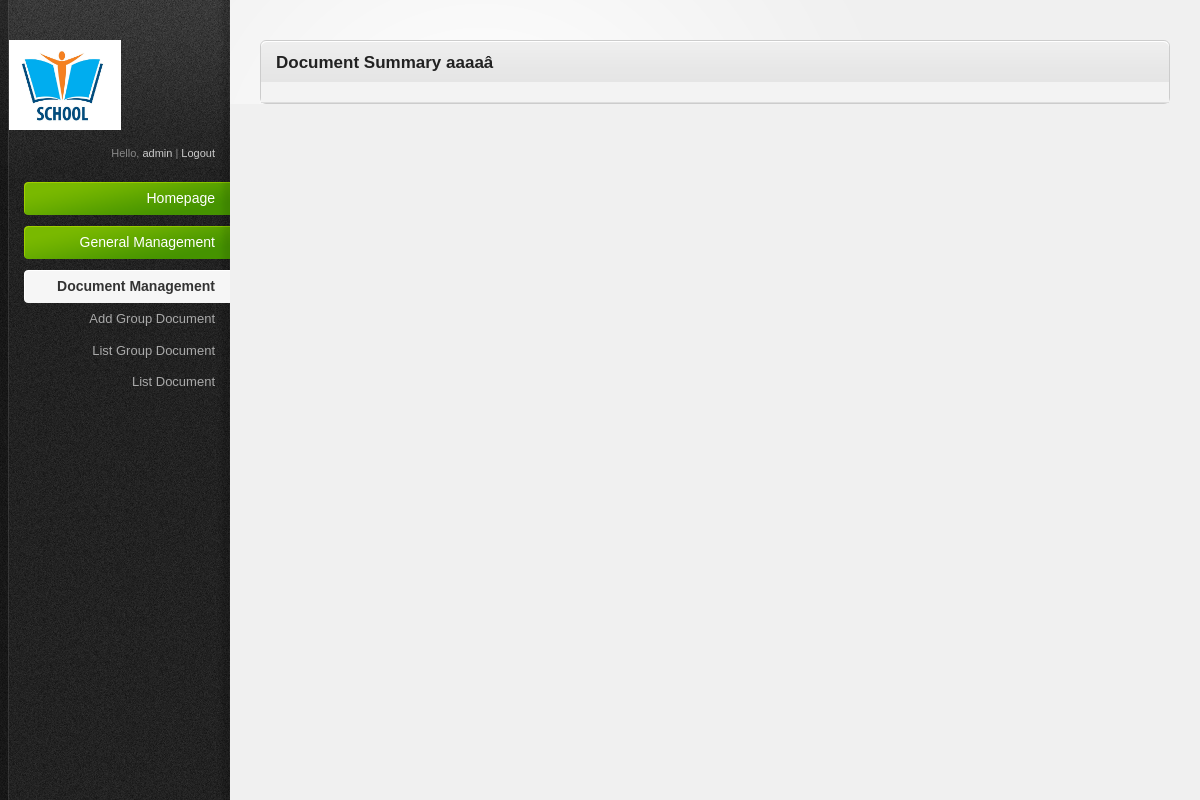
The page /admin/index.php?act=document&mod=seeSummary&id=5 (signed in) on the database as committed earlier.
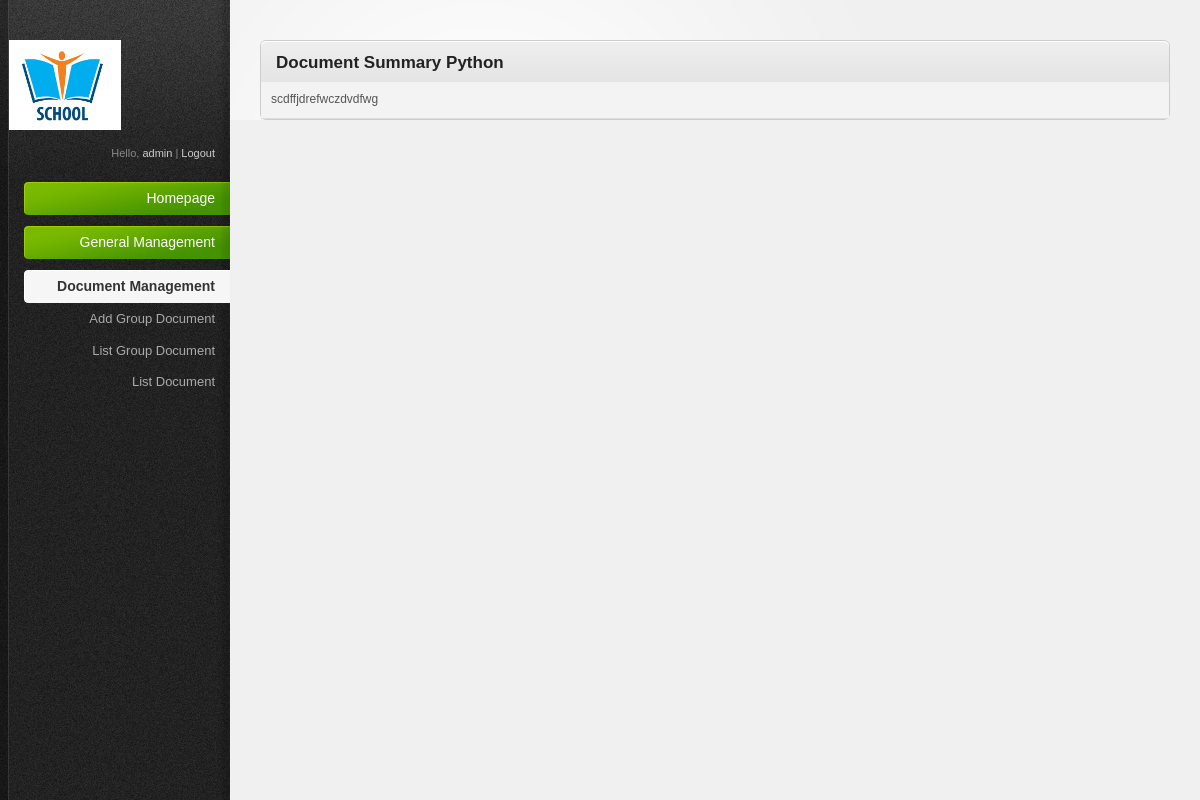
The same page on the database as committed later.
### tables this page shows
CREATE TABLE IF NOT EXISTS `tbl_document` (
  `id` int(11) NOT NULL AUTO_INCREMENT,
  `id_groupDoc` int(11) NOT NULL,
  `id_faculty` int(11) NOT NULL,
  `studentID` varchar(20) NOT NULL,
  `title` varchar(100) NOT NULL,
  `uploadDate` date NOT NULL,
  `document` varchar(300) NOT NULL,
  `image` varchar(300) NOT NULL,
  `status` varchar(20) NOT NULL,
  `adminID` varchar(20) NOT NULL,
  `description` varchar(300) NOT NULL,
  PRIMARY KEY (`id`)
);

### admin/modules/document/seeSummary.php (the view)
<?php
	$sql="select title, description from tbl_document where id=$_GET[id]";
	$qr=mysql_query($sql);
	$kq=mysql_fetch_array($qr);
?>
<div class="content-box-header">
	<h3>Document Summary <?php echo $kq['title']; ?></h3>
</div>
<table>
	<tr>
		<td><?php echo $kq['description']; ?></td>
	</tr>
</table>

Rows that differ between the two databases and show on the page:
changed tbl_document: title "aaaaâ" → "Python"; description (not shown) → "scdffjdrefwczdvdfwg"
